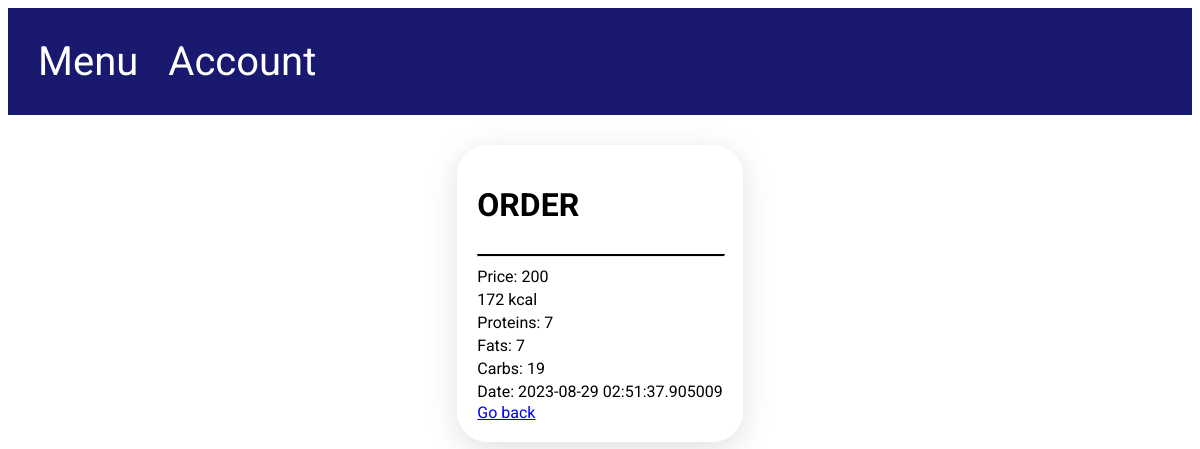
/user/orders/3 (signed in), run on the app's committed database.
### models.py (models this page shows, shortened)
class UserOrder(Base):
    __tablename__ = "user_order"
    id = Column(Integer, primary_key=True, autoincrement=True, unique=True)
    user_id = Column(Integer, ForeignKey("user.id"), nullable=False)
    address_id = Column(Integer, ForeignKey("address.id"), nullable=False)
    order_price = Column(Integer, nullable=False)
    order_kcal = Column(Integer, nullable=False)
    order_proteins = Column(Integer, nullable=False)
    order_fats = Column(Integer, nullable=False)
    order_carbs = Column(Integer, nullable=False)
    comment = Column(String(255))
    order_date = Column(String(120))
    order_rate = Column(Integer)
    order_status = Column(Integer, ForeignKey("status.id"), nullable=False)
    update_date = Column(DateTime)
    address = relationship("Address", back_populates="user_order")
    user = relationship("User", back_populates="user_order")
    ordered_dish = relationship("OrderedDish", back_populates="user_order")
    status = relationship("Status", back_populates="user_order")

### app.py (the view)
@app.route('/user/orders/<order_id>', methods=['GET'])
def user_order(order_id: int):  # Alchemy
    if session.get("user_id") is None:
        return app.redirect("/user/sign_in")
    database.init_db()
    this_order = database.db_session.query(UserOrder).where(UserOrder.user_id == session.get("user_id"),
                                                            UserOrder.id == order_id)[0]
    return render_template("user_order.html", order=this_order)

### database.py (called while the page is built)
def init_db():
    import models
    Base.metadata.create_all(bind=engine)

### templates/user_order.html
{% extends 'base.html' %}
{% block content %}
    <div class="container user_page">
        <div class="content-holder orders">
            <h1>ORDER</h1>
            <hr class="line">
            <p>
                Price: {{ order.order_price }}
            </p>
            <p>
                {{ order.order_kcal }} kcal
            </p>
            <p>
                Proteins: {{ order.order_proteins }}
            </p>
            <p>
                Fats: {{ order.order_fats }}
            </p>
            <p>
                Carbs: {{ order.order_carbs }}
            </p>
            <p>
                Date: {{ order.order_date }}
            </p>
            <a href="/user/orders"> Go back </a>
        </div>
    </div>
{% endblock %}

### static/css/style.css (style rules this page uses)
body { font-family: 'Roboto', sans-serif; }
.container { padding: 30px 50px 30px 50px; }
.content-holder { display: flex; flex-direction: column; border-radius: 30px; padding: 20px; box-shadow: rgba(100, 100, 111, 0.2) 0px 7px 29px 0px; }
.user_page { display: flex; flex-direction: column; align-items: center; }
.line { border-top: 2px solid black; width: 100% }
.orders p { margin-top: 2px; margin-bottom: 2px; }

### data on the page
UserOrder: order_price "200", order_kcal "172", order_proteins "7", order_fats "7", order_carbs "19", order_date "2023-08-29 02:51:37.905009"
